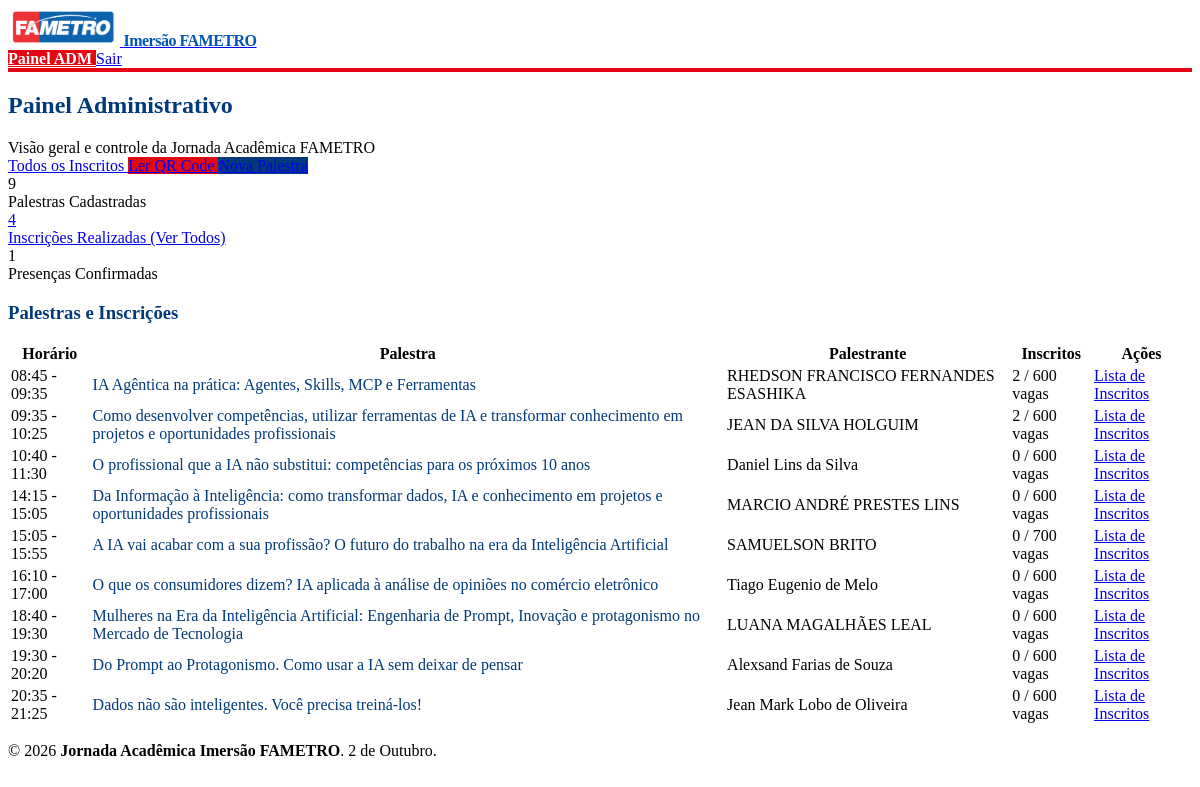
Screenshot of /admin/index.php (signed in) with the database file from the repository.
### tables this page shows
CREATE TABLE palestras (
  id int(11) NOT NULL AUTO_INCREMENT,
  titulo varchar(255) NOT NULL,
  palestrante varchar(150) NOT NULL,
  foto varchar(255) DEFAULT 'default.jpg',
  descricao text DEFAULT NULL,
  horario_inicio time NOT NULL,
  horario_fim time NOT NULL,
  vagas int(11) DEFAULT 100,
  criado_em timestamp NULL DEFAULT current_timestamp(),
  PRIMARY KEY (id)
);

### admin/index.php (the view, shortened to what this page needs)
<?php
require_once __DIR__ . '/../config/database.php';
$totalPalestras = $pdo->query("SELECT COUNT(*) FROM palestras")->fetchColumn();
$totalInscritos = $pdo->query("SELECT COUNT(*) FROM inscricoes")->fetchColumn();
$totalPresencas = $pdo->query("SELECT COUNT(*) FROM inscricoes WHERE presenca_confirmada = 1")->fetchColumn();
$palestras = $pdo->query("
    SELECT p.*, COUNT(i.id) AS total_inscritos
    FROM palestras p
    LEFT JOIN inscricoes i ON p.id = i.palestra_id
    GROUP BY p.id
    ORDER BY p.horario_inicio ASC
")->fetchAll();
require_once __DIR__ . '/../includes/header.php';
?>
<div class="container-xl py-4">
  <div class="page-header mb-4">
    <div class="row align-items-center">
      <div class="col">
        <h2 class="page-title fw-bold" style="color: #003a7a;">Painel Administrativo</h2>
        <div class="text-muted">Visão geral e controle da Jornada Acadêmica FAMETRO</div>
      </div>
      <div class="col-auto ms-auto d-flex gap-2">
        <a href="/evento-fametro/admin/inscritos.php" class="btn btn-outline-primary px-3 rounded-3 fw-bold">
          <i class="ti ti-users me-1 fs-4"></i> Todos os Inscritos
        </a>
        <a href="/evento-fametro/admin/validar-qrcode.php" class="btn btn-danger px-3 rounded-3 fw-bold" style="background-color: #e30613; border-color: #e30613;">
          <i class="ti ti-qrcode me-1 fs-4"></i> Ler QR Code
        </a>
        <a href="/evento-fametro/admin/cadastrar-palestra.php" class="btn btn-primary px-3 rounded-3 fw-bold" style="background-color: #003a7a; border-color: #003a7a;">
          <i class="ti ti-plus me-1 fs-4"></i> Nova Palestra
        </a>
      </div>
    </div>
  </div>
  <div class="row row-cards mb-4 g-3">
    <div class="col-sm-6 col-lg-4">
      <div class="card card-sm shadow-sm border-0 rounded-3">
        <div class="card-body p-3">
          <div class="row align-items-center">
            <div class="col">
              <div class="fw-bold fs-3 text-dark"><?= $totalPalestras ?></div>
              <div class="text-muted small">Palestras Cadastradas</div>
            </div>
          </div>
        </div>
      </div>
    </div>
    <div class="col-sm-6 col-lg-4">
      <a href="/evento-fametro/admin/inscritos.php" class="text-decoration-none">
        <div class="card card-sm shadow-sm border-0 rounded-3">
          <div class="card-body p-3">
            <div class="row align-items-center">
              <div class="col">
                <div class="fw-bold fs-3 text-dark"><?= $totalInscritos ?></div>
                <div class="text-muted small">Inscrições Realizadas (Ver Todos)</div>
              </div>
            </div>
          </div>
        </div>
      </a>
    </div>
    <div class="col-sm-6 col-lg-4">
      <div class="card card-sm shadow-sm border-0 rounded-3">
        <div class="card-body p-3">
          <div class="row align-items-center">
            <div class="col">
              <div class="fw-bold fs-3 text-dark"><?= $totalPresencas ?></div>
              <div class="text-muted small">Presenças Confirmadas</div>
            </div>
          </div>
        </div>
      </div>
    </div>
  </div>
  <div class="card shadow-sm border-0 rounded-4 overflow-hidden">
    <div class="card-header bg-white border-bottom py-3">
      <h3 class="card-title fw-bold m-0" style="color: #003a7a;">Palestras e Inscrições</h3>
    </div>
    <div class="table-responsive">
      <table class="table card-table table-vcenter text-nowrap datatable align-middle">
        <thead class="bg-light">
          <tr>
            <th>Horário</th>
            <th>Palestra</th>
            <th>Palestrante</th>
            <th>Inscritos</th>
            <th class="text-end">Ações</th>
          </tr>
        </thead>
        <tbody>
          <?php if (empty($palestras)): ?>
            <tr>
              <td colspan="5" class="text-center text-muted py-4">
                Nenhuma palestra cadastrada até o momento.
              </td>
            </tr>
          <?php else: ?>
            <?php foreach ($palestras as $p): ?>
              <tr>
                <td>
                  <span class="badge bg-light text-dark border px-2 py-1">
                    <?= date('H:i', strtotime($p['horario_inicio'])) ?> - <?= date('H:i', strtotime($p['horario_fim'])) ?>
                  </span>
                </td>
                <td class="fw-bold" style="color: #003a7a;"><?= htmlspecialchars($p['titulo']) ?></td>
                <td><?= htmlspecialchars($p['palestrante']) ?></td>
                <td>
                  <span class="badge bg-primary text-white me-1"><?= $p['total_inscritos'] ?></span> / <?= $p['vagas'] ?> vagas
                </td>
                <td class="text-end">
                  <a href="/evento-fametro/admin/inscritos.php?palestra_id=<?= $p['id'] ?>" class="btn btn-outline-primary btn-sm rounded-2 fw-semibold">
                    <i class="ti ti-list me-1"></i> Lista de Inscritos
                  </a>
                </td>
              </tr>
            <?php endforeach; ?>
          <?php endif; ?>
        </tbody>
      </table>
    </div>
  </div>
</div>
<?php require_once __DIR__ . '/../includes/footer.php'; ?>

### assets/css/style.css (style rules this page uses)
:root { --fametro-blue: #0056b3; --fametro-red: #e30613; --fametro-light: #f8f9fa; --fametro-dark: #1e293b; }

### rows the page displays
palestras: horario_inicio "08:45", horario_fim "09:35", titulo "IA Agêntica na prática: Agentes, Skills, MCP e Ferramentas", palestrante "RHEDSON FRANCISCO FERNANDES ESASHIKA", total_inscritos "2", vagas "600"
palestras: horario_inicio "09:35", horario_fim "10:25", titulo "Como desenvolver competências, utilizar ferramentas de IA e transformar conhecimento em projetos e oportunidades profissionais", palestrante "JEAN DA SILVA HOLGUIM", total_inscritos "2", vagas "600"
palestras: horario_inicio "10:40", horario_fim "11:30", titulo "O profissional que a IA não substitui: competências para os próximos 10 anos", palestrante "Daniel Lins da Silva", total_inscritos "0", vagas "600"
palestras: horario_inicio "14:15", horario_fim "15:05", titulo "Da Informação à Inteligência: como transformar dados, IA e conhecimento em projetos e oportunidades profissionais", palestrante "MARCIO ANDRÉ PRESTES LINS", total_inscritos "0", vagas "600"
palestras: horario_inicio "15:05", horario_fim "15:55", titulo "A IA vai acabar com a sua profissão? O futuro do trabalho na era da Inteligência Artificial", palestrante "SAMUELSON BRITO", total_inscritos "0", vagas "700"
palestras: horario_inicio "16:10", horario_fim "17:00", titulo "O que os consumidores dizem? IA aplicada à análise de opiniões no comércio eletrônico", palestrante "Tiago Eugenio de Melo", total_inscritos "0", vagas "600"
palestras: horario_inicio "18:40", horario_fim "19:30", titulo "Mulheres na Era da Inteligência Artificial: Engenharia de Prompt, Inovação e protagonismo no Mercado de Tecnologia", palestrante "LUANA MAGALHÃES LEAL", total_inscritos "0", vagas "600"
palestras: horario_inicio "19:30", horario_fim "20:20", titulo "Do Prompt ao Protagonismo. Como usar a IA sem deixar de pensar", palestrante "Alexsand Farias de Souza", total_inscritos "0", vagas "600"
palestras: horario_inicio "20:35", horario_fim "21:25", titulo "Dados não são inteligentes. Você precisa treiná-los!", palestrante "Jean Mark Lobo de Oliveira", total_inscritos "0", vagas "600"

### other values shown
$totalPalestras "9"
$totalInscritos "4"
$totalPresencas "1"
